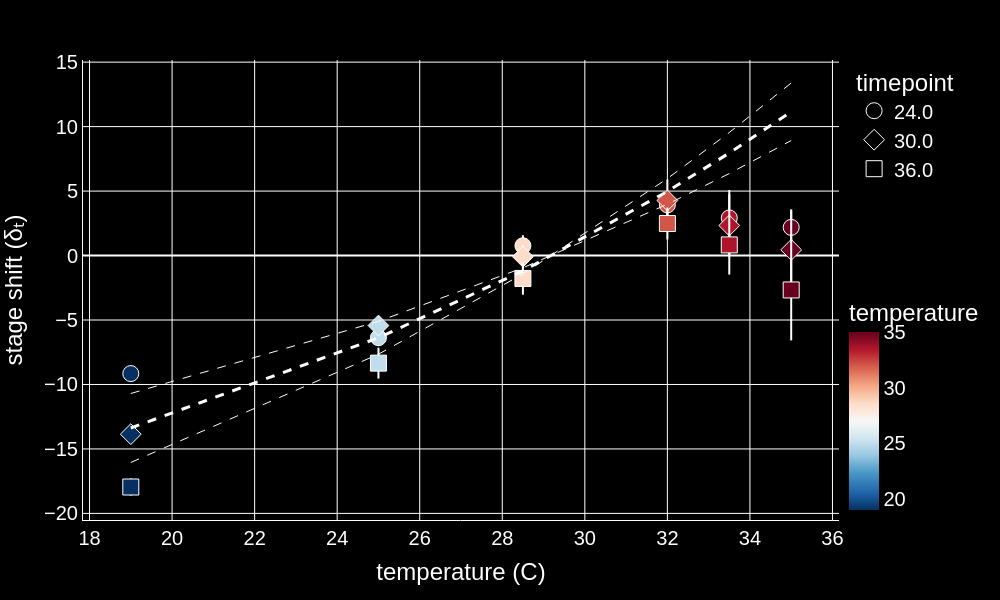

Notebook cell for this chart:
### Markdown cell above
### Replot morph shift metrics

### Code cell
cohort_stage_df["stage_shift_morph"] = cohort_stage_df["morph_stage_hpf_mean"] - cohort_stage_df["timepoint"]
cohort_stage_df["stage_shift_morph_pd"] = arr_prediction_morph - cohort_stage_df["timepoint"]

fig = px.scatter(cohort_stage_df, x="temperature", y="stage_shift_morph", 
                     error_y="morph_stage_hpf_std",
                     color="temperature", symbol="timepoint",color_continuous_scale=colormap, range_color=[19, 35])
    
# fig.update_traces(error_y=dict(width=0))
# fig.update_traces(mode="lines+markers", line=dict(color="white", width=0.5))
# sym_list = ["circle", "diamond", "square"]


axis_labels = ["temperature (C)", "stage shift (δₜ)"]

fig = format_2d_plotly(fig, marker_size=marker_size, axis_labels=axis_labels, font_size=20)

fig.write_image(fig_path + f"morph_shift_vs_temp.png", scale=2)
fig.write_html(fig_path + f"morph_vs_temp.html")

for t, tp in enumerate([24, 30, 36]):#, 30, 36]):
    t_filter = cohort_stage_df["timepoint"]==tp
    if t == 1:
        lw = 3
    else:
        lw = 1
    fig.add_trace(go.Scatter(x=cohort_stage_df.loc[t_filter, "temperature"], 
                             y=cohort_stage_df.loc[t_filter, "stage_shift_morph_pd"], 
                             mode="lines", line=dict(color="white", width=lw, dash="dash"), showlegend=False))

fig.write_image(fig_path + f"morph_shift_vs_temp_pd.png", scale=2)
fig.write_html(fig_path + f"morph_vs_temp_pd.html")
fig.show()

### Figure 1 — Plotly figure (JSON) as saved in the notebook; plotly's stock layout.template omitted (floating-point values rounded to 4 significant figures)
{"data": [{"error_x": {"color": "white", "width": 0}, "error_y": {"array": [0.6267, 0.65, 0.8122, 0.762, 2.166, 1.407], "color": "white", "width": 0}, "hovertemplate": "timepoint=24.0<br>temperature=%{marker.color}<br>stage_shift_morph=%{y}<extra></extra>", "legendgroup": "24.0", "marker": {"color": [19.0, 25.0, 28.5, 32.0, 33.5, 35.0], "coloraxis": "coloraxis", "line": {"color": "white", "width": 1}, "size": 16, "symbol": "circle"}, "mode": "markers", "name": "24.0", "orientation": "v", "showlegend": true, "type": "scatter", "x": [19.0, 25.0, 28.5, 32.0, 33.5, 35.0], "xaxis": "x", "y": [-9.155, -6.372, 0.762, 3.928, 2.917, 2.183], "yaxis": "y"}, {"error_x": {"color": "white", "width": 0}, "error_y": {"array": [0.7675, 0.7275, 0.8974, 1.626, 2.426, 3.053], "color": "white", "width": 0}, "hovertemplate": "timepoint=30.0<br>temperature=%{marker.color}<br>stage_shift_morph=%{y}<extra></extra>", "legendgroup": "30.0", "marker": {"color": [19.0, 25.0, 28.5, 32.0, 33.5, 35.0], "coloraxis": "coloraxis", "line": {"color": "white", "width": 1}, "size": 16, "symbol": "diamond"}, "mode": "markers", "name": "30.0", "orientation": "v", "showlegend": true, "type": "scatter", "x": [19.0, 25.0, 28.5, 32.0, 33.5, 35.0], "xaxis": "x", "y": [-13.85, -5.43, -0.08931, 4.272, 2.33, 0.4386], "yaxis": "y"}, {"error_x": {"color": "white", "width": 0}, "error_y": {"array": [0.665, 1.199, 1.261, 1.239, 2.302, 3.913], "color": "white", "width": 0}, "hovertemplate": "timepoint=36.0<br>temperature=%{marker.color}<br>stage_shift_morph=%{y}<extra></extra>", "legendgroup": "36.0", "marker": {"color": [19.0, 25.0, 28.5, 32.0, 33.5, 35.0], "coloraxis": "coloraxis", "line": {"color": "white", "width": 1}, "size": 16, "symbol": "square"}, "mode": "markers", "name": "36.0", "orientation": "v", "showlegend": true, "type": "scatter", "x": [19.0, 25.0, 28.5, 32.0, 33.5, 35.0], "xaxis": "x", "y": [-17.95, -8.344, -1.777, 2.484, 0.8259, -2.669], "yaxis": "y"}, {"line": {"color": "white", "dash": "dash", "width": 1}, "mode": "lines", "showlegend": false, "type": "scatter", "x": [19.0, 25.0, 28.5, 32.0, 33.5, 35.0], "y": [-10.7, -5.102, -0.9537, 3.978, 6.362, 8.922]}, {"line": {"color": "white", "dash": "dash", "width": 3}, "mode": "lines", "showlegend": false, "type": "scatter", "x": [19.0, 25.0, 28.5, 32.0, 33.5, 35.0], "y": [-13.38, -6.378, -1.192, 4.973, 7.952, 11.15]}, {"line": {"color": "white", "dash": "dash", "width": 1}, "mode": "lines", "showlegend": false, "type": "scatter", "x": [19.0, 25.0, 28.5, 32.0, 33.5, 35.0], "y": [-16.05, -7.654, -1.431, 5.967, 9.542, 13.38]}], "layout": {"coloraxis": {"cmax": 35, "cmin": 19, "colorbar": {"len": 0.5, "title": {"text": "temperature"}, "x": 1, "y": 0, "yanchor": "bottom"}, "colorscale": [[0, "rgb(5,48,97)"], [0.1, "rgb(33,102,172)"], [0.2, "rgb(67,147,195)"], [0.3, "rgb(146,197,222)"], [0.4, "rgb(209,229,240)"], [0.5, "rgb(247,247,247)"], [0.6, "rgb(253,219,199)"], [0.7, "rgb(244,165,130)"], [0.8, "rgb(214,96,77)"], [0.9, "rgb(178,24,43)"], [1, "rgb(103,0,31)"]]}, "font": {"color": "white", "family": "Arial, sans-serif", "size": 20}, "height": 600, "legend": {"title": {"text": "timepoint"}, "tracegroupgap": 0}, "margin": {"t": 60}, "paper_bgcolor": "black", "plot_bgcolor": "black", "title": {"text": ""}, "width": 1000, "xaxis": {"anchor": "y", "domain": [0, 1], "gridcolor": "white", "linecolor": "white", "showgrid": true, "tickfont": {"size": 20}, "title": {"text": "temperature (C)"}, "zeroline": true, "zerolinecolor": "white"}, "yaxis": {"anchor": "x", "domain": [0, 1], "gridcolor": "white", "linecolor": "white", "showgrid": true, "tickfont": {"size": 20}, "title": {"text": "stage shift (δₜ)"}, "zeroline": true, "zerolinecolor": "white"}}}
